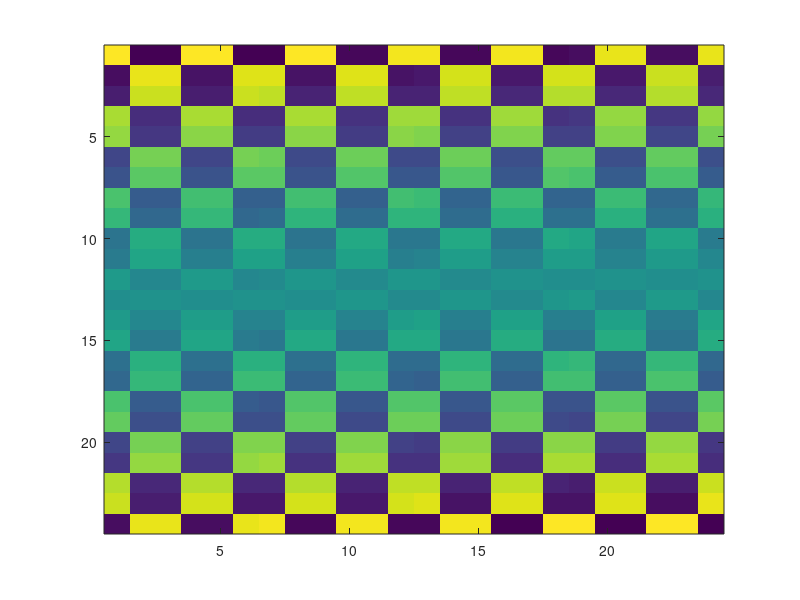

The MATLAB source for this figure: (Note: this script raises an error after producing the figure.)
%% TITLE OF HELP FILE - e.g., HOW_DO_I_xxx...
% One-line description of what this help file shows.

%% General instructions

% Code blocks with %% will appear as sections in the table of contents.
% Comments fowing % will be printed as text.

%% Section 1: Creating figures in your code
% --------------------------------------------------------------

% use snapnow to take a snapshot of a figure in the HTML file.
% Example:

dat = magic(24);

figure; imagesc(dat)
snapnow


%% Section 2: Helper functions and printing text output
% --------------------------------------------------------------

% Let's create a standard set of helper functions to increase readability
% Display helper functions: Called by later scripts

dashes = '----------------------------------------------';
printstr = @(dashes) disp(dashes);
printhdr = @(str) fprintf('%s\n%s\n%s\n', dashes, str, dashes);

% Example:

printhdr('This example prints some numbers:')
x = 5; y = 3.1415926535;
fprintf('Integer: %d\tfloat: %3.4f \n', x, y);


